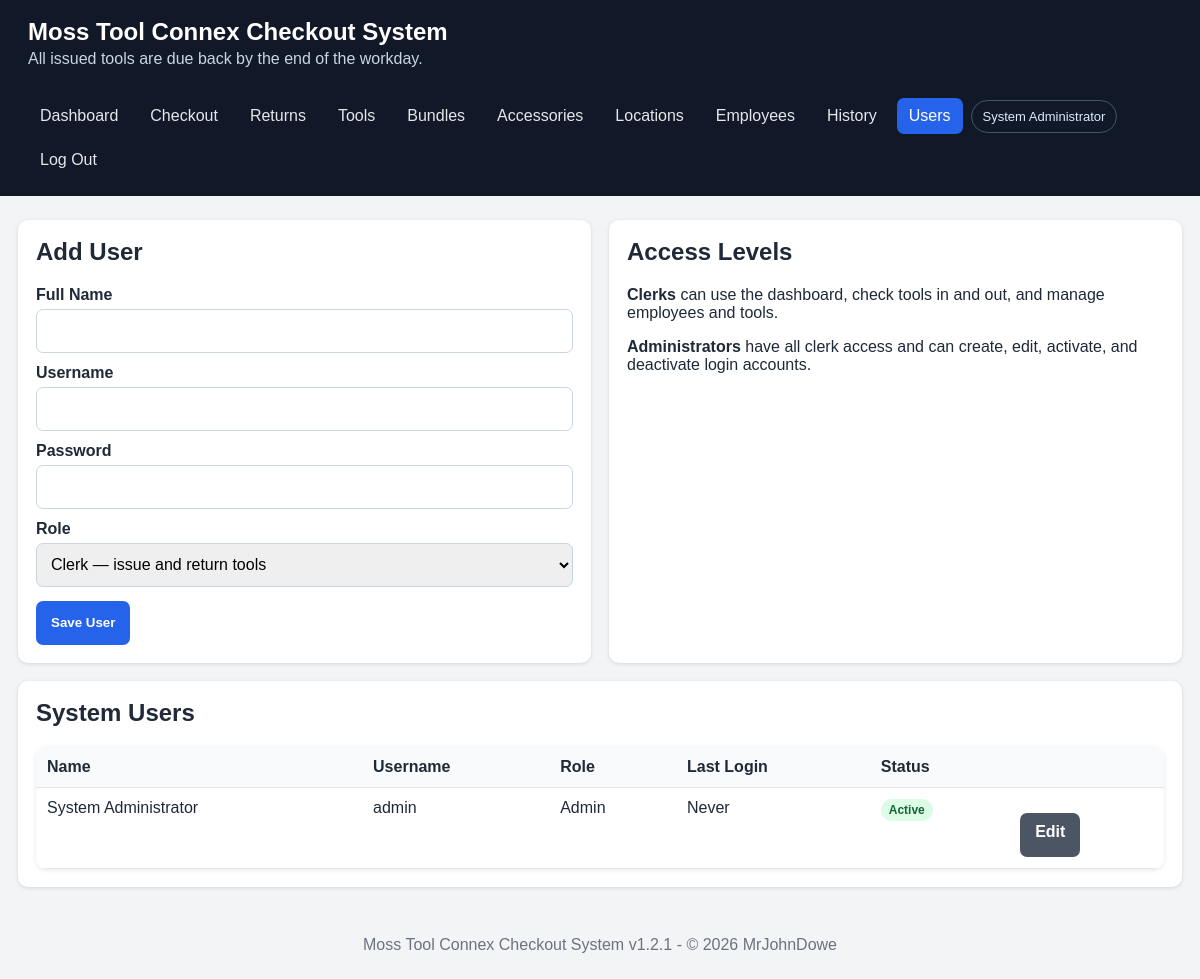
/users.php (signed in), run on the app's committed database.
### tables this page shows
CREATE TABLE IF NOT EXISTS users (
    id INT UNSIGNED AUTO_INCREMENT PRIMARY KEY,
    full_name VARCHAR(150) NOT NULL,
    username VARCHAR(80) NOT NULL,
    password_hash VARCHAR(255) NOT NULL,
    role ENUM('admin','clerk') NOT NULL DEFAULT 'clerk',
    active TINYINT(1) NOT NULL DEFAULT 1,
    last_login_at DATETIME NULL,
    created_at DATETIME NOT NULL DEFAULT CURRENT_TIMESTAMP,
    UNIQUE KEY uq_user_username (username)
);

### users.php (the view, shortened to what this page needs)
<?php
require __DIR__ . '/includes/header.php';
$pdo = db();
$editing = null;
$users = $pdo->query('SELECT id,full_name,username,role,active,last_login_at,created_at FROM users ORDER BY full_name')->fetchAll();
?>
<div class="grid two"><div class="card"><h2><?= $editing?'Edit User':'Add User' ?></h2><form method="post"><label>Full Name</label><input name="full_name" required value="<?= e($editing['full_name']??'') ?>"><label>Username</label><input name="username" required autocomplete="off" value="<?= e($editing['username']??'') ?>"><label>Password </label><input type="password" name="password" autocomplete="new-password" <?= $editing?'':'required' ?>><label>Role</label><select name="role"><option value="clerk" <?= ($editing['role']??'')==='clerk'?'selected':'' ?>>Clerk — issue and return tools</option></select><div class="actions"><button>Save User</button></div></form></div>
<div class="card"><h2>Access Levels</h2><p><strong>Clerks</strong> can use the dashboard, check tools in and out, and manage employees and tools.</p><p><strong>Administrators</strong> have all clerk access and can create, edit, activate, and deactivate login accounts.</p></div></div>
<div class="card" style="margin-top:18px"><h2>System Users</h2><div class="table-wrap"><table><thead><tr><th>Name</th><th>Username</th><th>Role</th><th>Last Login</th><th>Status</th><th></th></tr></thead><tbody><?php foreach($users as $u):?><tr><td><?= e($u['full_name']) ?></td><td><?= e($u['username']) ?></td><td><?= e(ucfirst($u['role'])) ?></td><td><?= $u['last_login_at']?e(date('M j, Y g:i A',strtotime($u['last_login_at']))):'Never' ?></td><td><span class="badge <?= $u['active']?'available':'maintenance' ?>"><?= $u['active']?'Active':'Inactive' ?></span></td><td><div class="actions"><a class="button secondary" href="users.php?edit=<?= (int)$u['id'] ?>">Edit</a></div></td></tr><?php endforeach;?></tbody></table></div></div>
<?php require __DIR__ . '/includes/footer.php'; ?>

### assets/style.css (style rules this page uses)
:root { font-family: Arial, sans-serif; color: #1f2937; background: #f3f4f6; }
* { box-sizing: border-box; }
body { margin: 0; }
.grid { display: grid; gap: 18px; }
.grid.two { grid-template-columns: repeat(auto-fit, minmax(330px, 1fr)); }
.card { background: white; border-radius: 10px; padding: 18px; box-shadow: 0 1px 4px rgba(0,0,0,.12); }
.card h2, .card h3 { margin-top: 0; }
label { display: block; font-weight: 700; margin: 11px 0 5px; }
input, select, textarea { width: 100%; padding: 10px; border: 1px solid #cbd5e1; border-radius: 7px; font: inherit; }
button, .button { display: inline-block; background: #2563eb; color: white; border: 0; border-radius: 7px; padding: 10px 15px; cursor: pointer; text-decoration: none; font-weight: 700; }
.button.secondary { background: #4b5563; }
.actions { display: flex; gap: 8px; flex-wrap: wrap; margin-top: 14px; }
table { width: 100%; border-collapse: collapse; background: white; }
th, td { padding: 11px; border-bottom: 1px solid #e5e7eb; text-align: left; vertical-align: top; }
th { background: #f8fafc; }
.table-wrap { overflow-x: auto; border-radius: 10px; box-shadow: 0 1px 4px rgba(0,0,0,.1); }
.badge { display: inline-block; padding: 4px 8px; border-radius: 999px; font-size: 12px; font-weight: 700; background: #e5e7eb; }
.badge.available, .badge.returned { background: #dcfce7; color: #166534; }
body { padding-bottom: env(safe-area-inset-bottom); }
button, .button, input, select, textarea { min-height: 44px; }

### data on the page
users: full_name "System Administrator", username "admin", role "Admin", shows "Never", active "Active"

### other printed values
APP_NAME "Moss Tool Connex Checkout System"
current_user()['full_name'] "System Administrator"
APP_VERSION "1.2.1"
$year "2026"
DEVELEPER_NAME "MrJohnDowe"
